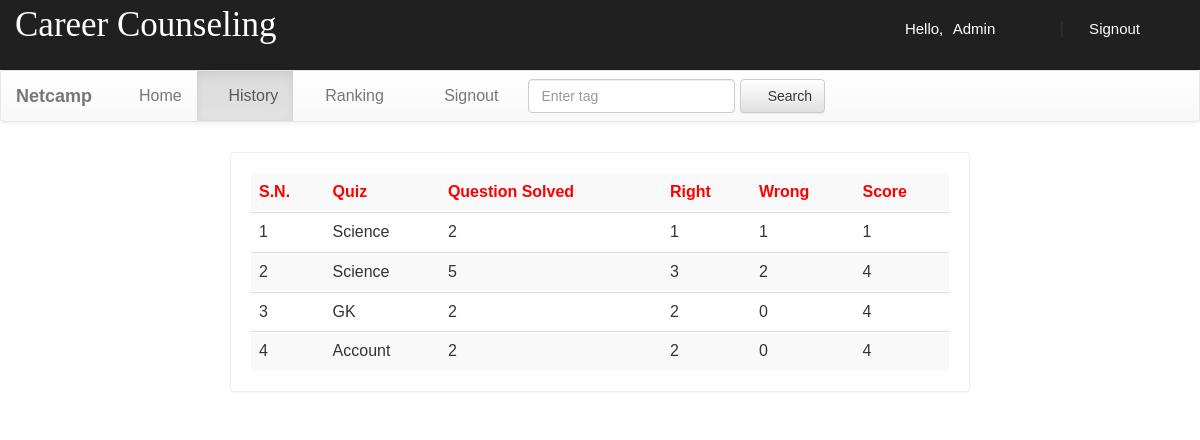
The app's page /login/account.php?q=2 (signed in) with its own data.
### tables this page shows
CREATE TABLE `history` (
  `email` varchar(50) NOT NULL,
  `eid` text NOT NULL,
  `score` int(11) NOT NULL,
  `level` int(11) NOT NULL,
  `sahi` int(11) NOT NULL,
  `wrong` int(11) NOT NULL,
  `date` timestamp NOT NULL DEFAULT CURRENT_TIMESTAMP ON UPDATE CURRENT_TIMESTAMP
);

CREATE TABLE `quiz` (
  `eid` text NOT NULL,
  `title` varchar(100) NOT NULL,
  `sahi` int(11) NOT NULL,
  `wrong` int(11) NOT NULL,
  `total` int(11) NOT NULL,
  `time` bigint(20) NOT NULL,
  `intro` text NOT NULL,
  `tag` varchar(100) NOT NULL,
  `date` timestamp NOT NULL DEFAULT CURRENT_TIMESTAMP ON UPDATE CURRENT_TIMESTAMP
);

### login/account.php (the view, shortened to what this page needs)
<!DOCTYPE html PUBLIC "-//W3C//DTD XHTML 1.0 Transitional//EN" "http://www.w3.org/TR/xhtml1/DTD/xhtml1-transitional.dtd">
<html xmlns="http://www.w3.org/1999/xhtml">
<head>
<link  rel="stylesheet" href="css/bootstrap.min.css"/>
 <link  rel="stylesheet" href="css/bootstrap-theme.min.css"/>
 <link rel="stylesheet" href="css/main.css">
 <link  rel="stylesheet" href="css/font.css">
</head>
<body>
<div class="header">
<div class="row">
<div class="col-lg-6">
<span class="logo">Career Counseling</span></div>
<div class="col-md-4 col-md-offset-2">
 <?php
 include_once 'dbConnection.php';
  if(!(isset($_SESSION['email']))){
header("location:index.php");
}
else
{
$name = $_SESSION['name'];
$email=$_SESSION['email'];
echo '<span class="pull-right top title1" ><span class="log1"><span class="glyphicon glyphicon-user" aria-hidden="true"></span>&nbsp;&nbsp;&nbsp;&nbsp;Hello,</span> <a href="account.php?q=1" class="log log1">'.$name.'</a>&nbsp;|&nbsp;<a href="logout.php?q=account.php" class="log"><span class="glyphicon glyphicon-log-out" aria-hidden="true"></span>&nbsp;Signout</button></a></span>';
}?>
</div>
</div></div>
<div class="bg">
<nav class="navbar navbar-default title1">
  <div class="container-fluid">
    <div class="navbar-header">
      <a class="navbar-brand" href="#"><b>Netcamp</b></a>
    </div>
    <div class="collapse navbar-collapse" id="bs-example-navbar-collapse-1">
      <ul class="nav navbar-nav">
        <li <?php if(@$_GET['q']==1) echo'class="active"'; ?> ><a href="account.php?q=1"><span class="glyphicon glyphicon-home" aria-hidden="true"></span>&nbsp;Home<span class="sr-only">(current)</span></a></li>
        <li <?php if(@$_GET['q']==2) echo'class="active"'; ?>><a href="account.php?q=2"><span class="glyphicon glyphicon-list-alt" aria-hidden="true"></span>&nbsp;History</a></li>
		<li <?php if(@$_GET['q']==3) echo'class="active"'; ?>><a href="account.php?q=3"><span class="glyphicon glyphicon-stats" aria-hidden="true"></span>&nbsp;Ranking</a></li>
		<li class="pull-right"> <a href="logout.php?q=account.php"><span class="glyphicon glyphicon-log-out" aria-hidden="true"></span>&nbsp;&nbsp;&nbsp;&nbsp;Signout</a></li>
		</ul>
            <form class="navbar-form navbar-left" role="search">
        <div class="form-group">
          <input type="text" class="form-control" placeholder="Enter tag ">
        </div>
        <button type="submit" class="btn btn-default"><span class="glyphicon glyphicon-search" aria-hidden="true"></span>&nbsp;Search</button>
      </form>
      </div>
  </div>
</nav>
<div class="container">
<div class="row">
<div class="col-md-12">
<?php
if(@$_GET['q']== 2)
{
$q=mysqli_query($con,"SELECT * FROM history WHERE email='$email' ORDER BY date DESC " )or die('Error197');
echo  '<div class="panel title">
<table class="table table-striped title1" >
<tr style="color:red"><td><b>S.N.</b></td><td><b>Quiz</b></td><td><b>Question Solved</b></td><td><b>Right</b></td><td><b>Wrong<b></td><td><b>Score</b></td>';
$c=0;
while($row=mysqli_fetch_array($q) )
{
$eid=$row['eid'];
$s=$row['score'];
$w=$row['wrong'];
$r=$row['sahi'];
$qa=$row['level'];
$q23=mysqli_query($con,"SELECT title FROM quiz WHERE  eid='$eid' " )or die('Error208');
while($row=mysqli_fetch_array($q23) )
{
$title=$row['title'];
}
$c++;
echo '<tr><td>'.$c.'</td><td>'.$title.'</td><td>'.$qa.'</td><td>'.$r.'</td><td>'.$w.'</td><td>'.$s.'</td></tr>';
}
echo'</table></div>';
}
?>
</div></div></div></div>
</body>
</html>

### login/css/main.css (style rules this page uses)
.bg { min-height:540px; }
.panel { border-color:#eee; margin-top:10px; margin-left:200px; margin-right:200px; padding:20px; font: 15px "Century Gothic", "Times Roman", sans-serif; }
.title { font-family:'typo'; }
.header { background:#202020; height:70px; }
.logo { font-family:'typo'; font-size:35px; color:white; margin:15px; }
.title1 { font: 16px "Century Gothic", "Times Roman", sans-serif; }
.top { margin-top:20px; }
.log1 { font: 15px 'Ubuntu', sans-serif; color:white; margin-left:10px; }
.log { margin:10px; margin-right:60px; margin-left:5px; color:white; text-decoration:none; font-size:20px; font-size:15px; }

### records on screen
history: eid.title "Science", level "2", sahi "1", wrong "1", score "1"
history: level "5", sahi "3", wrong "2", score "4"
quiz: title "Science"
history: eid.title "GK", level "2", sahi "2", wrong "0", score "4"
history: eid.title "Account", level "2", sahi "2", wrong "0", score "4"

### other values on screen
$name "Admin"
